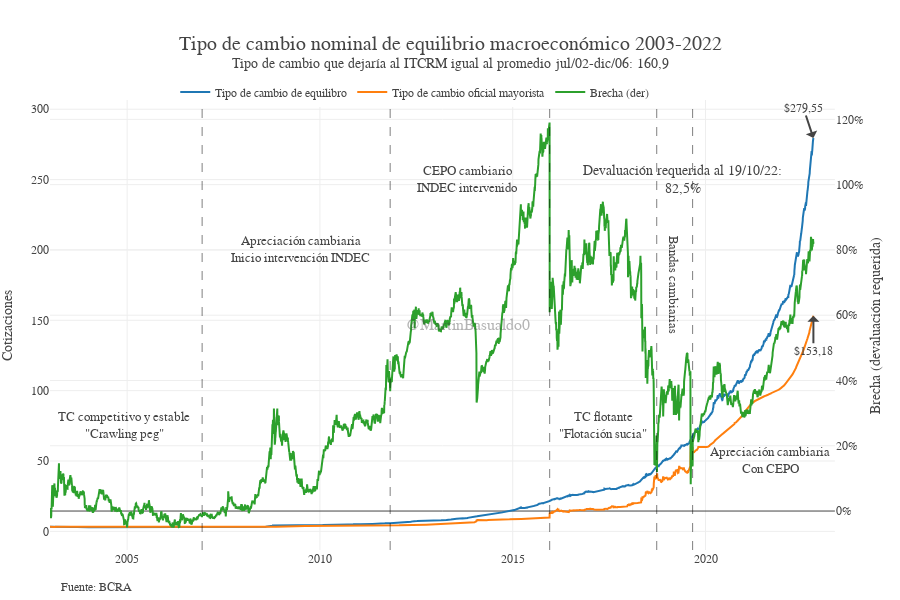

This figure's notebook cell:
### Code cell
def plot_brecha(df=tc_equilibrio, anio_ini='2003', mes='01', dia='01'):
    idx = df[df.Período == f'{str(anio_ini)}-{str(mes)}-{str(dia)}'].index[0]
    df = df[df.index >= idx].reset_index(drop=True)
    x = df["Período"]
    ultima_fecha = df.Período.iloc[-1]
    ultimo_tc_equil = round(df.tc_equilibrio.iloc[-1], 2)
    ultimo_tc_may = df.tc_oficial_mayorista.iloc[-1]
    ultima_brecha = df.brecha.iloc[-1]

    # Datos
    cotizaciones_plot = make_subplots(specs=[[{"secondary_y": True}]])
    cotizaciones_plot.add_trace(go.Scatter(
        name="Tipo de cambio de equilibro", x=x, y=df["tc_equilibrio"], mode="lines"), secondary_y=False)
    cotizaciones_plot.add_trace(go.Scatter(name="Tipo de cambio oficial mayorista",
                                x=x, y=df["tc_oficial_mayorista"], mode="lines"), secondary_y=False)
    cotizaciones_plot.add_trace(go.Scatter(
        name="Brecha (der)", x=x, y=df["brecha"], mode="lines"), secondary_y=True)

    # Propiedades
    cotizaciones_plot.update_xaxes(showgrid=True)
    cotizaciones_plot.update_yaxes(
        title_text="Cotizaciones", secondary_y=False, zeroline=False)
    cotizaciones_plot.update_yaxes(
        title_text="Brecha (devaluación requerida)", tickformat=',.0%', secondary_y=True)
    cotizaciones_plot.update_layout(separators=",.", font_family="Georgia",
                                    margin ={'b': 50,'l':50,'r':15},
                                    height=600, width=900,
                                    template='none',
                                    title_text=f"Tipo de cambio nominal de equilibrio macroeconómico {str(anio_ini)}-{str(ultima_fecha.year)}<br><sup>Tipo de cambio que dejaría al ITCRM igual al promedio jul/02-dic/06: {str(round(promedio_2002_2007,1)).replace('.',',')}",
                                    title_font=dict(size=20),
                                    legend=dict(yanchor="top", y=1.05, xanchor="left", x=0.15, orientation='h'))

    # Flechas
    cotizaciones_plot.add_annotation(x=ultima_fecha, y=ultimo_tc_equil, align="left",
                                     text='$'+str(ultimo_tc_equil).replace('.', ','), showarrow=True, arrowhead=1)
    cotizaciones_plot.add_annotation(ax=0, ay=35, x=ultima_fecha, y=ultimo_tc_may, align="left",
                                     text='$'+str(ultimo_tc_may).replace('.', ','), showarrow=True, arrowhead=1)
    
    #Regímnes cambiarios
    anio_ini=int(anio_ini)
    if anio_ini<2007: cotizaciones_plot.add_vline(x="2006-12-12", line_width=1, line_dash="dash", line_color="Black",opacity=0.5)
    if anio_ini<2012: cotizaciones_plot.add_vline(x="2011-10-28", line_width=1, line_dash="dash", line_color="Black",opacity=0.5)
    if anio_ini<2016:cotizaciones_plot.add_vline(x="2015-12-17", line_width=1, line_dash="dash", line_color="Black",opacity=0.5)
    if anio_ini<2019:cotizaciones_plot.add_vline(x="2018-09-26", line_width=1, line_dash="dash", line_color="Black",opacity=0.5)
    if anio_ini<2020:cotizaciones_plot.add_vline(x="2019-09-01", line_width=1, line_dash="dash", line_color="Black",opacity=0.5)
    if anio_ini<2004:cotizaciones_plot.add_annotation(showarrow=False, text=f'TC competitivo y estable<br>"Crawling peg"',
        font=dict(size=13), font_family="georgia",x='2004-12-1', y=75)
    if anio_ini<2009:cotizaciones_plot.add_annotation(showarrow=False, text=f'Apreciación cambiaria<br>Inicio intervención INDEC',
        font=dict(size=13), font_family="georgia",x='2009-7-1', y=200)
    if anio_ini<2013:cotizaciones_plot.add_annotation(showarrow=False, text=f'CEPO cambiario<br>INDEC intervenido',
        font=dict(size=13), font_family="georgia",x='2013-11-1', y=250)
    if anio_ini<2017:cotizaciones_plot.add_annotation(showarrow=False, text=f'TC flotante<br>"Flotación sucia"',
        font=dict(size=13), font_family="georgia",x='2017-5-1', y=75)
    if anio_ini<2019:cotizaciones_plot.add_annotation(showarrow=False, text=f"Bandas cambiarias",
        font=dict(size=13), font_family="georgia",x='2019-03-1', y=175,textangle=90)
    if anio_ini<2021:cotizaciones_plot.add_annotation(showarrow=False, text=f'Apreciación cambiaria<br>Con CEPO',
        font=dict(size=13), font_family="georgia",x='2021-9-1', y=50) 
    
    # Nota al pie
    note = 'Fuente: BCRA'
    cotizaciones_plot.add_annotation(showarrow=False, text=note, font=dict(size=12), xref='paper', x=0.1, yref='paper', y=-0.1,
                                     xanchor='right', yanchor='auto', xshift=0, yshift=0,)

    # Marca de agua
    cotizaciones_plot.add_annotation(showarrow=False, text='@MartinBasualdo0', font=dict(size=16), font_family="arial", opacity=0.4,
                                     xref='paper', yref='paper', x=0.5, y=0.5)

    cotizaciones_plot.add_annotation(showarrow=False, text=f"Devaluación requerida al {ultima_fecha.strftime('%d/%m/%y')}:<br>{'{:.1%}'.format(ultima_brecha).replace('.',',')}", font=dict(size=14), font_family="georgia",
                                     # xref='paper', yref='paper',
                                     x='2019-05-30', y=250)
    return cotizaciones_plot


plot_brecha(anio_ini=2003)

### Figure 1 — Plotly figure (JSON) as saved in the notebook; plotly's stock layout.template omitted (floating-point values rounded to 4 significant figures; data arrays with more than 128 entries replaced by an {"elided": "..."} marker saying what was removed)
{"data": [{"mode": "lines", "name": "Tipo de cambio de equilibro", "type": "scatter", "x": {"elided": "7232 str values"}, "xaxis": "x", "y": {"elided": "7232 float values"}, "yaxis": "y"}, {"mode": "lines", "name": "Tipo de cambio oficial mayorista", "type": "scatter", "x": {"elided": "7232 str values"}, "xaxis": "x", "y": {"elided": "7232 float values"}, "yaxis": "y"}, {"mode": "lines", "name": "Brecha (der)", "type": "scatter", "x": {"elided": "7232 str values"}, "xaxis": "x", "y": {"elided": "7232 float values"}, "yaxis": "y2"}], "layout": {"annotations": [{"align": "left", "arrowhead": 1, "showarrow": true, "text": "$279,55", "x": "2022-10-19T00:00:00", "y": 279.6}, {"align": "left", "arrowhead": 1, "ax": 0, "ay": 35, "showarrow": true, "text": "$153,18", "x": "2022-10-19T00:00:00", "y": 153.2}, {"font": {"family": "georgia", "size": 13}, "showarrow": false, "text": "TC competitivo y estable<br>\"Crawling peg\"", "x": "2004-12-1", "y": 75}, {"font": {"family": "georgia", "size": 13}, "showarrow": false, "text": "Apreciación cambiaria<br>Inicio intervención INDEC", "x": "2009-7-1", "y": 200}, {"font": {"family": "georgia", "size": 13}, "showarrow": false, "text": "CEPO cambiario<br>INDEC intervenido", "x": "2013-11-1", "y": 250}, {"font": {"family": "georgia", "size": 13}, "showarrow": false, "text": "TC flotante<br>\"Flotación sucia\"", "x": "2017-5-1", "y": 75}, {"font": {"family": "georgia", "size": 13}, "showarrow": false, "text": "Bandas cambiarias", "textangle": 90, "x": "2019-03-1", "y": 175}, {"font": {"family": "georgia", "size": 13}, "showarrow": false, "text": "Apreciación cambiaria<br>Con CEPO", "x": "2021-9-1", "y": 50}, {"font": {"size": 12}, "showarrow": false, "text": "Fuente: BCRA", "x": 0.1, "xanchor": "right", "xref": "paper", "xshift": 0, "y": -0.1, "yanchor": "auto", "yref": "paper", "yshift": 0}, {"font": {"family": "arial", "size": 16}, "opacity": 0.4, "showarrow": false, "text": "@MartinBasualdo0", "x": 0.5, "xref": "paper", "y": 0.5, "yref": "paper"}, {"font": {"family": "georgia", "size": 14}, "showarrow": false, "text": "Devaluación requerida al 19/10/22:<br>82,5%", "x": "2019-05-30", "y": 250}], "font": {"family": "Georgia"}, "height": 600, "legend": {"orientation": "h", "x": 0.15, "xanchor": "left", "y": 1.05, "yanchor": "top"}, "margin": {"b": 50, "l": 50, "r": 15}, "separators": ",.", "shapes": [{"line": {"color": "Black", "dash": "dash", "width": 1}, "opacity": 0.5, "type": "line", "x0": "2006-12-12", "x1": "2006-12-12", "xref": "x", "y0": 0, "y1": 1, "yref": "y domain"}, {"line": {"color": "Black", "dash": "dash", "width": 1}, "opacity": 0.5, "type": "line", "x0": "2011-10-28", "x1": "2011-10-28", "xref": "x", "y0": 0, "y1": 1, "yref": "y domain"}, {"line": {"color": "Black", "dash": "dash", "width": 1}, "opacity": 0.5, "type": "line", "x0": "2015-12-17", "x1": "2015-12-17", "xref": "x", "y0": 0, "y1": 1, "yref": "y domain"}, {"line": {"color": "Black", "dash": "dash", "width": 1}, "opacity": 0.5, "type": "line", "x0": "2018-09-26", "x1": "2018-09-26", "xref": "x", "y0": 0, "y1": 1, "yref": "y domain"}, {"line": {"color": "Black", "dash": "dash", "width": 1}, "opacity": 0.5, "type": "line", "x0": "2019-09-01", "x1": "2019-09-01", "xref": "x", "y0": 0, "y1": 1, "yref": "y domain"}], "title": {"font": {"size": 20}, "text": "Tipo de cambio nominal de equilibrio macroeconómico 2003-2022<br><sup>Tipo de cambio que dejaría al ITCRM igual al promedio jul/02-dic/06: 160,9"}, "width": 900, "xaxis": {"anchor": "y", "domain": [0, 0.94], "showgrid": true}, "yaxis": {"anchor": "x", "domain": [0, 1], "title": {"text": "Cotizaciones"}, "zeroline": false}, "yaxis2": {"anchor": "x", "overlaying": "y", "side": "right", "tickformat": ",.0%", "title": {"text": "Brecha (devaluación requerida)"}}}}
